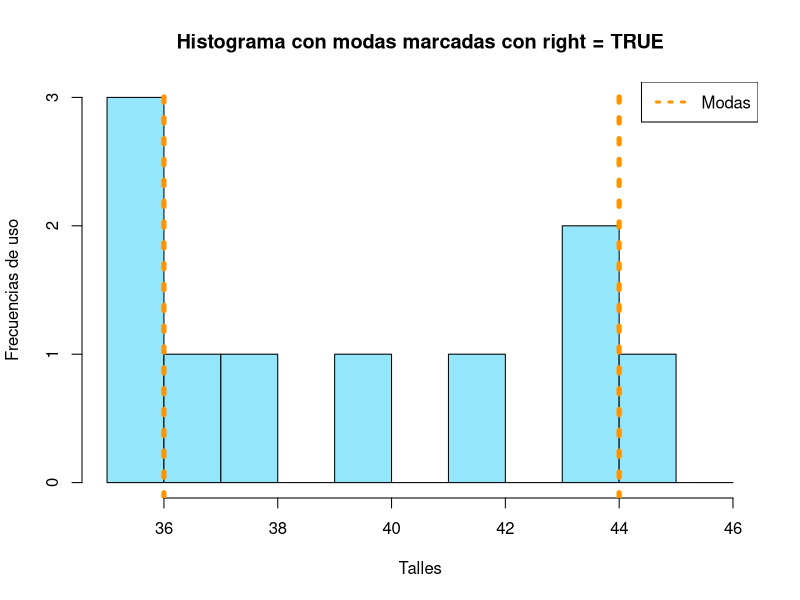
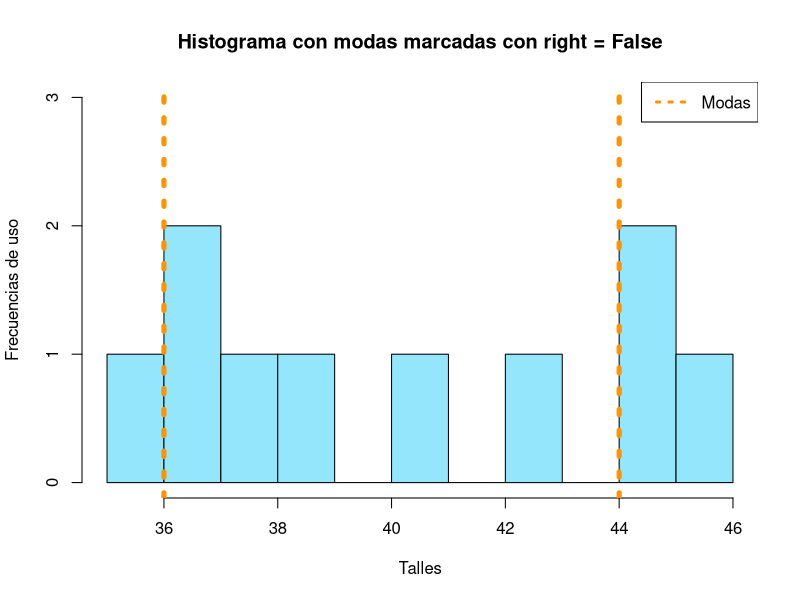
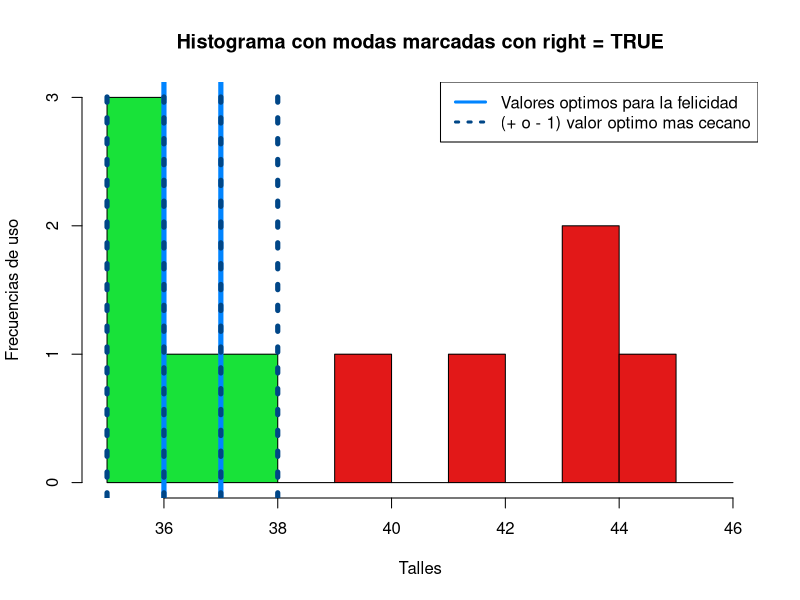
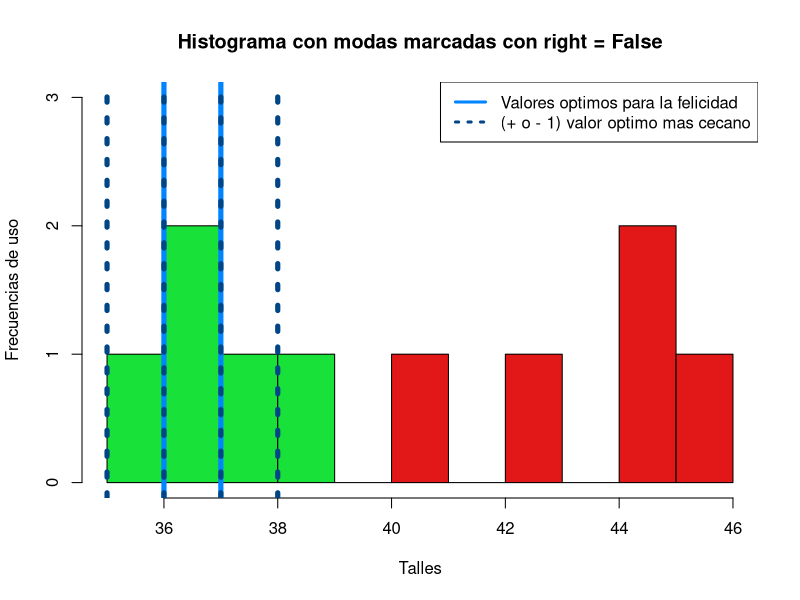

R code for these plots, in order:
## ---- chunk 1
conjunto <- c(1, 3, 5, 7, 9)

promedio <- mean(conjunto)
mediana <- median(conjunto)
desvio <- sd(conjunto)

promedio
mediana
desvio
## ---- chunk 2
conjunto_talles <- c(36, 36, 37, 35, 38, 40, 42, 44, 44, 45)

# Puntos a, b y c
promedio <- mean(conjunto_talles)
mediana <- median(conjunto_talles)
desvio <- sd(conjunto_talles)

cat("El promedio es: ", promedio)
cat("La mediana es: ", mediana)
cat("El desvio estandar es: ", desvio)

## ---- chunk 3
# Punto d
esta_en_rango <- function(numero, rango_inferior, rango_superior) {
  return(numero >= rango_inferior & numero <= rango_superior)
}

proporcion_amigos_felices <- function(conjunto, medida){
  rango_inferior <- medida - 1
  rango_superior <- medida + 1
  amigos_felices <- c()
  sapply
  for (i in 1:length(conjunto)) {
    amigos_felices[i] <- esta_en_rango(conjunto[i], rango_inferior, rango_superior)
  }
  return(amigos_felices)
}

# Aqui solo 1 persona esta feliz
proporcion_amigos_felices(conjunto_talles, promedio) 
# Aqui solo 2 personas estan felices
proporcion_amigos_felices(conjunto_talles, mediana) 
## ---- chunk 4
# Puntos e y f
tabla_frecuencias <- table(conjunto_talles)

# Extraemos la primer moda que se encuentre, la mas chica si hay varias
moda <- as.numeric(names(tabla_frecuencias)[which.max(tabla_frecuencias)])

# Extraemos todas las modas que se encuentren
modas <- as.numeric(names(tabla_frecuencias)[tabla_frecuencias == max(tabla_frecuencias)])

print(paste("Las modas son:", toString(modas)))

# Calculamos los dos mejores talles.
mejores_talles <- function(conjunto){
  
  tabla_frecuencias <- table(conjunto)
  talles_irrepetibles <- as.numeric(names(tabla_frecuencias))
  longitud_conjunto <- length(talles_irrepetibles)
  amigos_felices_por_talle <- matrix(NA, nrow=longitud_conjunto, ncol=2)
  
  for (i in 1:longitud_conjunto){
    amigos_felices_por_talle[i, 1] = talles_irrepetibles[i] 
    amigos_felices_por_talle[i, 2] = sum(proporcion_amigos_felices(conjunto, talles_irrepetibles[i]))
  }
  
  colnames(amigos_felices_por_talle) <- c("Talle","AmigosFelicesPorTalle")
  return(amigos_felices_por_talle)
}

mejores_talles(conjunto_talles)
## ---- chunk 5
# Punto general y punto A

ylab = "Frecuencias de uso"
xlab = "Talles"
main = "Histograma con modas marcadas con right = TRUE"
col_histogram = "#94E6FC"
col_modas = "#FF9300"
breaks = 35:46
ylim = c(0, 3)

marcar_medidas <- function() {
  abline(v = modas, col = col_modas, lwd=5, lty = 3) # Punro a
  # Leyenda
  legend(x = "topright", # Posición de la leyenda
       legend = "Modas", # Texto de la leyenda
       col = col_modas, # Color de las líneas
       lty = 3, # Tipo de línea
       lwd = 3) # Grosor de línea
}

hist(conjunto_talles, ylab = ylab, xlab = xlab, main = main, col = col_histogram, breaks = breaks, right = TRUE,ylim = ylim)
marcar_medidas()


main = "Histograma con modas marcadas con right = False"
hist(conjunto_talles, ylab = ylab, xlab = xlab, main = main, col = col_histogram, breaks = breaks, right = FALSE,ylim = ylim)
marcar_medidas()
## ---- chunk 6
# Puntos b, c y d

ylab = "Frecuencias de uso"
xlab = "Talles"
main = "Histograma con modas marcadas con right = TRUE"
color_feliz = "#18E239"
color_infeliz = "#E21818"
bins = c(35:46)
col_histogram = ifelse(bins >= 35 & bins <= 38, color_feliz, color_infeliz)
col_max_felicidad = "#0084FF"
col_desviacion = "#004687"
breaks = 35:46
ylim = c(0, 3)

marcar_medidas <- function() {
  abline(v = c(36,37), col = col_max_felicidad, lwd=5, lty=1) # Punto b
  abline(v = c(35, 36, 37, 38), col = col_desviacion, lwd = 5, lty= 3) # Punto c
  # Leyenda
  legend(x = "topright", # Posición de la leyenda
       legend = c("Valores optimos para la felicidad", "(+ o - 1) valor optimo mas cecano"), # Texto de la leyenda
       col = c(col_max_felicidad, col_desviacion), # Color de las líneas
       lty = c(1, 3), # Tipo de línea
       lwd = 3) # Grosor de línea
}

hist(conjunto_talles, ylab = ylab, xlab = xlab, main = main, col = col_histogram, breaks = breaks, right = TRUE,ylim = ylim)
marcar_medidas()


main = "Histograma con modas marcadas con right = False"
hist(conjunto_talles, ylab = ylab, xlab = xlab, main = main, col = col_histogram, breaks = breaks, right = FALSE,ylim = ylim)
marcar_medidas()
